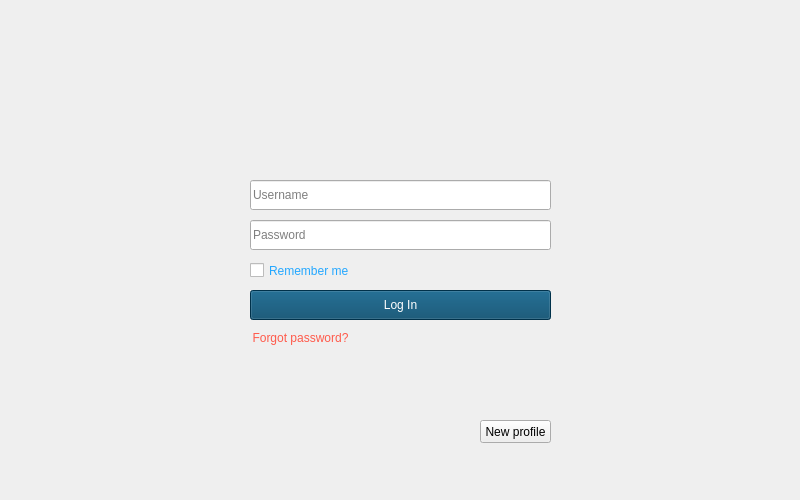
<?xml version="1.0" encoding="UTF-8"?>
<ui version="4.0">
 <class>LogInClass</class>
 <widget class="QMainWindow" name="LogInClass">
  <property name="geometry">
   <rect>
    <x>0</x>
    <y>0</y>
    <width>800</width>
    <height>500</height>
   </rect>
  </property>
  <property name="maximumSize">
   <size>
    <width>800</width>
    <height>500</height>
   </size>
  </property>
  <property name="windowTitle">
   <string>LeonCam</string>
  </property>
  <property name="layoutDirection">
   <enum>Qt::LeftToRight</enum>
  </property>
  <property name="styleSheet">
   <string notr="true">#centralWidget
{
	/*background-color: rgb(174, 213, 255);*/
	background-image: url(:/Resources/Images/backgroundv2.png);
}



</string>
  </property>
  <widget class="QWidget" name="centralWidget">
   <widget class="QLabel" name="Lloading">
    <property name="geometry">
     <rect>
      <x>370</x>
      <y>80</y>
      <width>61</width>
      <height>61</height>
     </rect>
    </property>
    <property name="text">
     <string/>
    </property>
   </widget>
   <widget class="QPushButton" name="PBNewProfile">
    <property name="geometry">
     <rect>
      <x>480</x>
      <y>420</y>
      <width>71</width>
      <height>23</height>
     </rect>
    </property>
    <property name="styleSheet">
     <string notr="true">#PBNewProfile{
color: rgb(255, 255, 255);
background-color:rgb(36, 118, 59)}
#PBNewProfile:hover
{
background-color: rgb(39, 129, 63);
}
/*border: none;
margin: 0px;
padding: 0px;*/</string>
    </property>
    <property name="text">
     <string>New profile</string>
    </property>
    <property name="flat">
     <bool>false</bool>
    </property>
   </widget>
   <widget class="QLineEdit" name="LUsername">
    <property name="geometry">
     <rect>
      <x>250</x>
      <y>180</y>
      <width>301</width>
      <height>30</height>
     </rect>
    </property>
    <property name="styleSheet">
     <string notr="true"/>
    </property>
    <property name="placeholderText">
     <string>Username</string>
    </property>
   </widget>
   <widget class="QLineEdit" name="LPassword">
    <property name="geometry">
     <rect>
      <x>250</x>
      <y>220</y>
      <width>301</width>
      <height>30</height>
     </rect>
    </property>
    <property name="echoMode">
     <enum>QLineEdit::Password</enum>
    </property>
    <property name="placeholderText">
     <string>Password</string>
    </property>
   </widget>
   <widget class="QCheckBox" name="CBRememberMe">
    <property name="geometry">
     <rect>
      <x>250</x>
      <y>260</y>
      <width>261</width>
      <height>21</height>
     </rect>
    </property>
    <property name="styleSheet">
     <string notr="true">#CBRememberMe{color: rgb(35, 167, 255);}
#CBRememberMe:hover
{
	
	color: rgb(89, 178, 255);
}</string>
    </property>
    <property name="text">
     <string>Remember me</string>
    </property>
   </widget>
   <widget class="QPushButton" name="PBLogIn">
    <property name="geometry">
     <rect>
      <x>250</x>
      <y>290</y>
      <width>301</width>
      <height>30</height>
     </rect>
    </property>
    <property name="styleSheet">
     <string notr="true">#PBLogIn{
background-color: rgb(0, 69, 104);
color: rgb(255, 255, 255);}
#PBLogIn:hover
{
background-color: rgb(0, 77, 116);
}</string>
    </property>
    <property name="text">
     <string>Log In</string>
    </property>
    <property name="flat">
     <bool>false</bool>
    </property>
   </widget>
   <widget class="QPushButton" name="PBForgotPassword">
    <property name="geometry">
     <rect>
      <x>250</x>
      <y>330</y>
      <width>101</width>
      <height>16</height>
     </rect>
    </property>
    <property name="styleSheet">
     <string notr="true">#PBForgotPassword{
color: rgb(255, 90, 75);
border: none;
margin: 0px;
padding: 0px;}
#PBForgotPassword:hover
{
color: rgb(255, 122, 82);
}</string>
    </property>
    <property name="text">
     <string>Forgot password?</string>
    </property>
    <property name="flat">
     <bool>true</bool>
    </property>
   </widget>
  </widget>
 </widget>
 <layoutdefault spacing="6" margin="11"/>
 <resources>
  <include location="LogIn.qrc"/>
 </resources>
 <connections/>
</ui>
